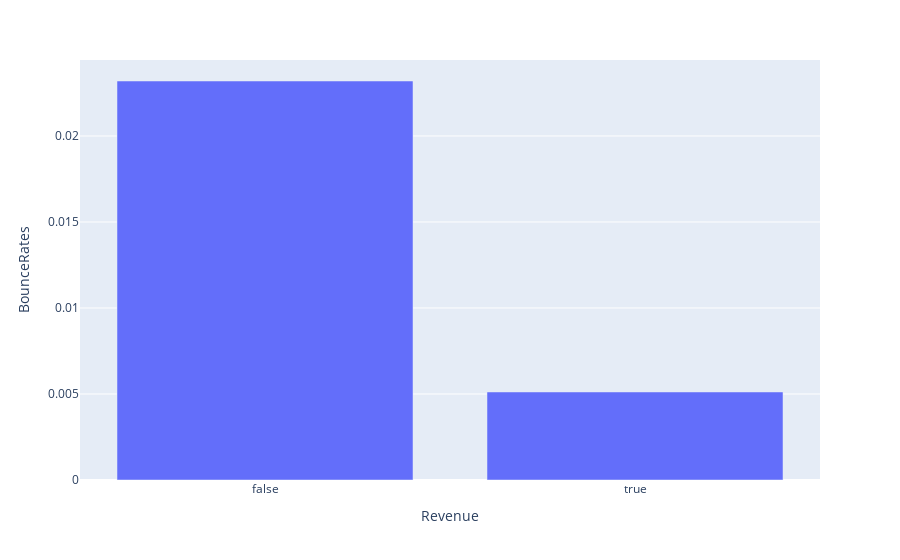

The notebook cell this image was saved under:
### Code cell
fig = px.bar(summary, x = "Revenue", y = "BounceRates")

fig.show()

### Figure 1 — Plotly figure (JSON) as saved in the notebook; plotly's stock layout.template omitted (floating-point values rounded to 4 significant figures)
{"data": [{"hovertemplate": "Revenue=%{x}<br>BounceRates=%{y}<extra></extra>", "legendgroup": "", "marker": {"color": "#636efa", "pattern": {"shape": ""}}, "name": "", "orientation": "v", "showlegend": false, "textposition": "auto", "type": "bar", "x": [false, true], "xaxis": "x", "y": [0.0232, 0.005117], "yaxis": "y"}], "layout": {"barmode": "relative", "legend": {"tracegroupgap": 0}, "margin": {"t": 60}, "xaxis": {"anchor": "y", "domain": [0, 1], "title": {"text": "Revenue"}}, "yaxis": {"anchor": "x", "domain": [0, 1], "title": {"text": "BounceRates"}}}}
